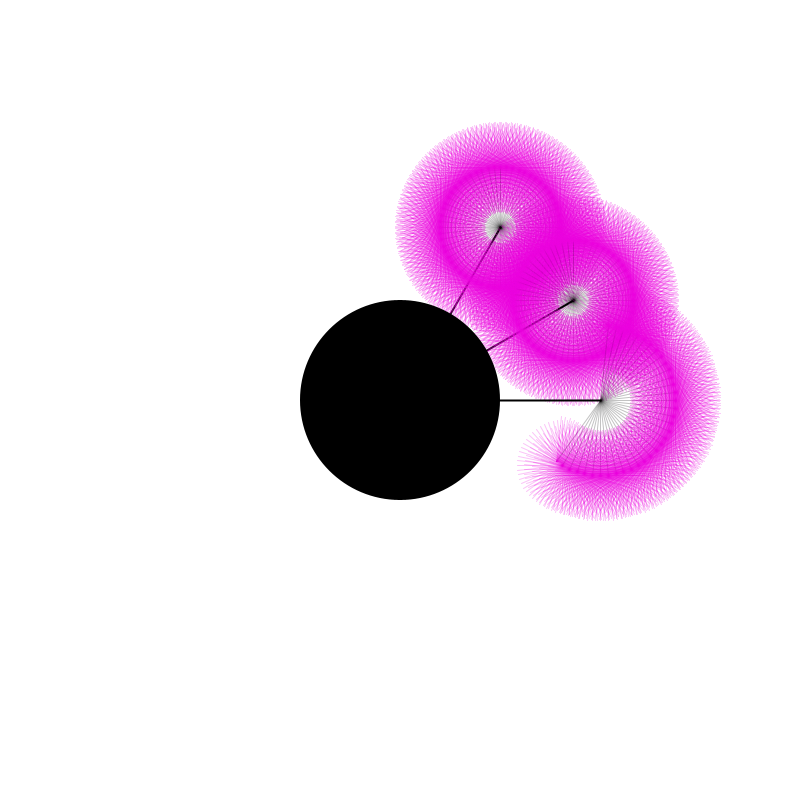
Frame 1 (no input)
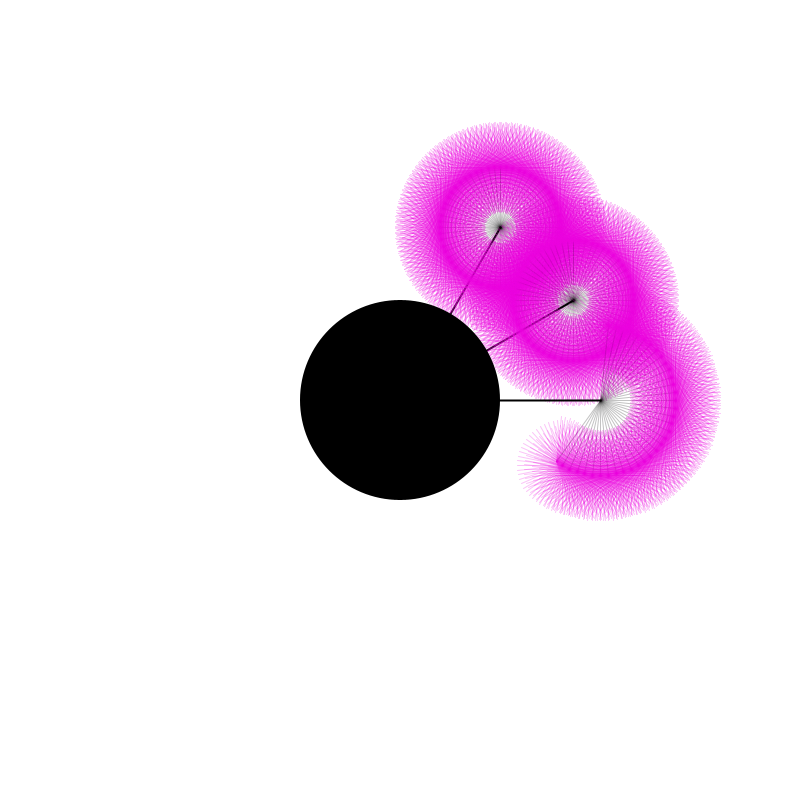
Frame 60 (the mouse pressed at the canvas centre just before this capture)
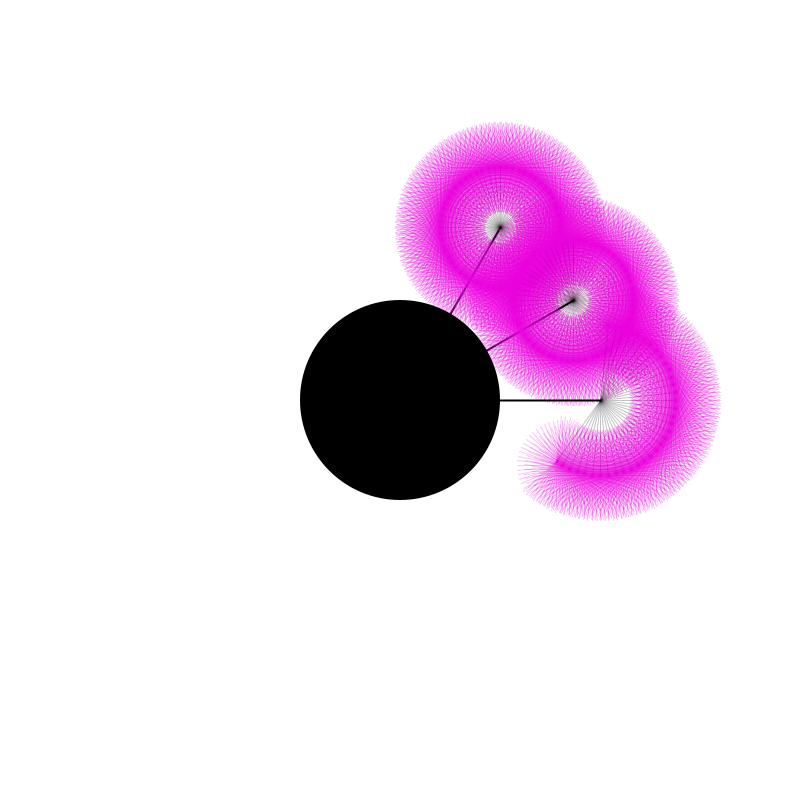
Frame 120 (the mouse held since frame 60 and released just before this capture)

The Processing sketch that drew these frames (run headless with seeded random() and noise(); from frame 60 on, the mouse is pressed at the canvas centre):

// Processing sketch: processing_88104
// ── processing_88104.pde


int h = hour();
int m = minute();
int s = second();
int x, y, X, Y = 0;



void branchDraw(int len, int time, int x,int y, int maxTime){

  X = x + round(len*cos((float)time/maxTime*2*PI -PI/2));
  Y = y + round(len*sin((float)time/maxTime*2*PI -PI/2));
    line(x, y, X, Y);
 
    return;
}

void setup(){
  size(800, 800);
  background(255);
  smooth();
}

void draw(){
  h = hour();
  m = minute();
  s = second();
  
  background(255);

   h = hour();
   if(h > 12) {
     h = h - 12;
   }
   
  stroke(0, 0, 0, 60);

   for(int n = 1; n<=h-1; n++){
     strokeWeight(2);
     stroke(0, 0, 0);
     branchDraw(200, n, width/2, height/2, 12);
          
     int x2 = X;
     int y2 = Y;
     for(int i=1;i<=60; i++)
     {
        strokeWeight(1);
        stroke(0, 0, 0, 60);
        branchDraw(60, i, x2,y2, 60);

         int x3=X;
         int y3=Y;
         for(int k=1;k<=60; k++)
         {
           stroke(234, 0, 219, 60);
           branchDraw(45, k, x3, y3, 60);
         }                  
       }
     }  


   strokeWeight(2);
   stroke(0, 0, 0);
   branchDraw(200, h, width/2, height/2, 12);

   int x2 = X;
   int y2 = Y;
   for(int n = 1; n<=m-1; n++){
     strokeWeight(1);
     stroke(0, 0, 0, 60);
     branchDraw(75, n, x2, y2, 60);

     int x3 = X;
     int y3 = Y;
     for(int k=1;k<=60; k++)
     {
       strokeWeight(1);
       stroke(234, 0, 219, 60);
       branchDraw(45, k, x3, y3, 60);
      }
    }
    
  strokeWeight(1);
  stroke(0, 0, 0, 60);
  branchDraw(75, m, x2, y2, 60);
    
    int x3 = X;
    int y3 = Y;
    for(int n = 1; n<=s; n++)
    {
      strokeWeight(1);
      stroke(234, 0, 219, 60);
      branchDraw(45, n, x3, y3, 60);
    }
 
  fill(0);
  noStroke();
  ellipse(width/2, height/2, 200, 200);
  
}
